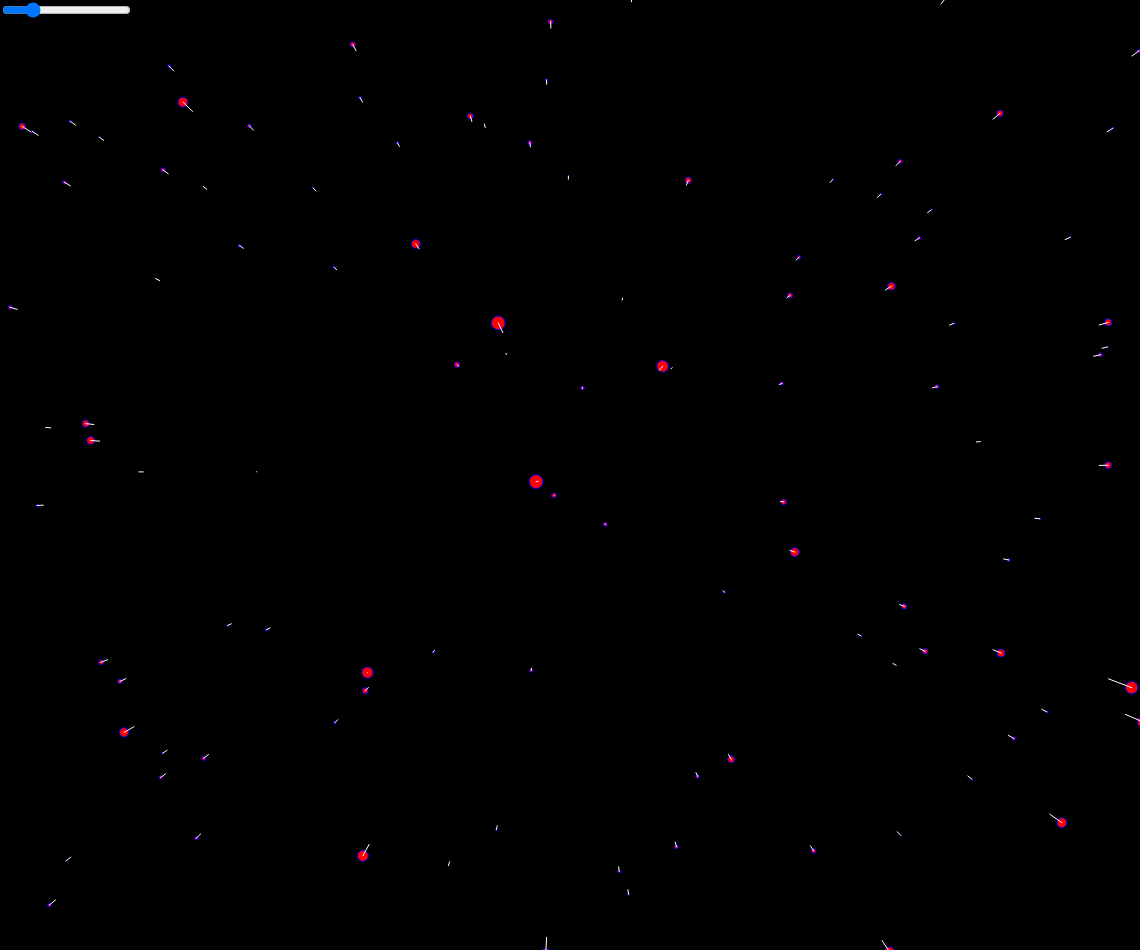
Frame 1 (no input)
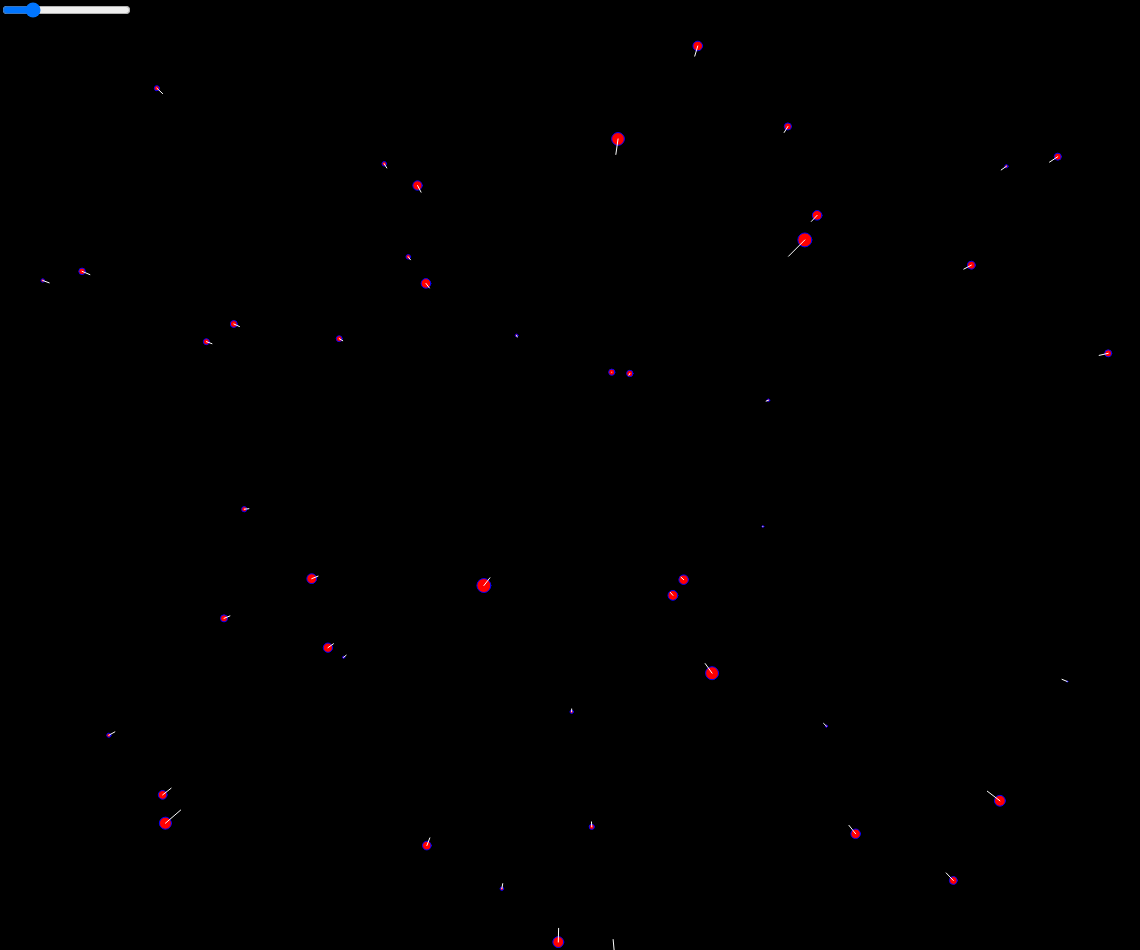
Frame 60 (no input)
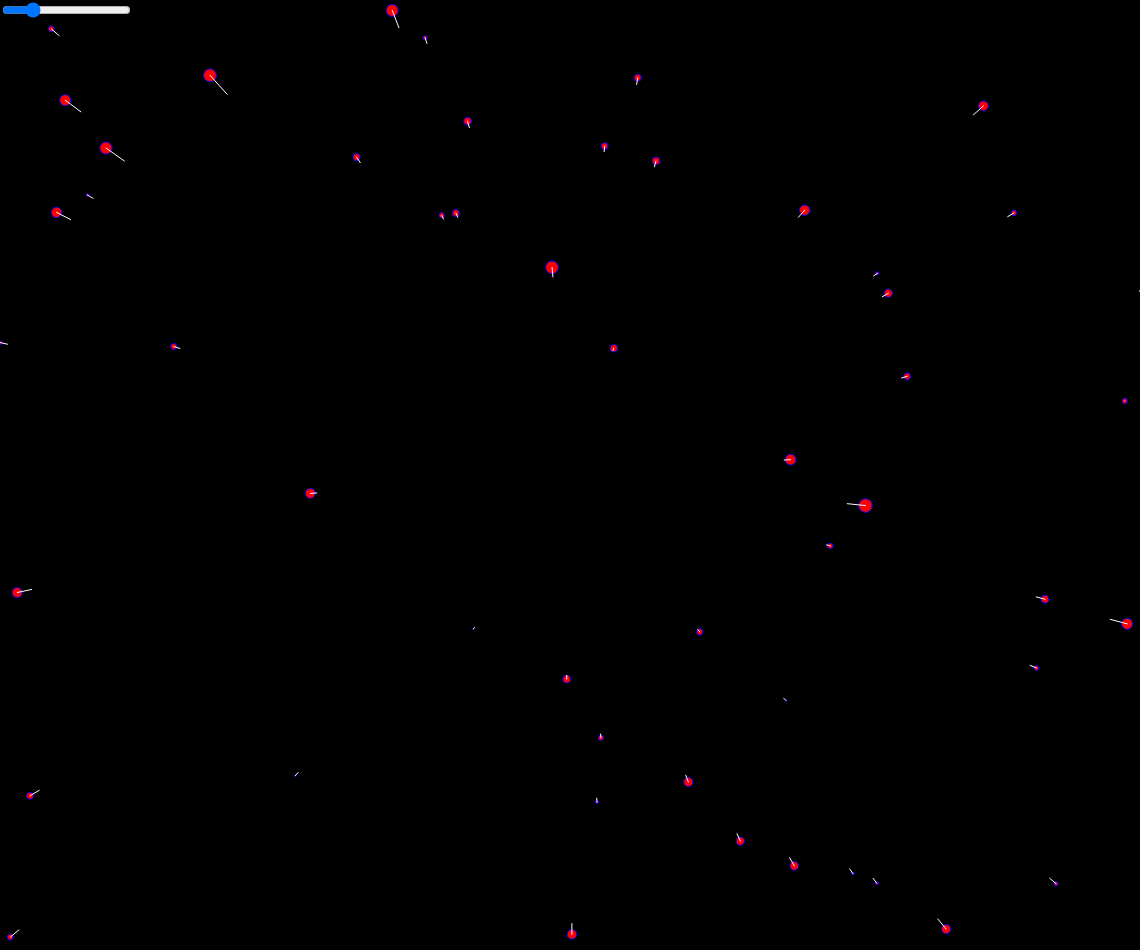
Frame 120 (the mouse pressed at the canvas centre since frame 60)

The p5.js sketch that drew these frames (run headless with seeded random() and noise() and a simulated clock; from frame 60 on, the mouse is pressed at the canvas centre):

// p5.js sketch
// ── sketch.js
let canv;
let stars = [];
let speedSlider;

function setup()
{
    canv = createCanvas(windowWidth * 0.95, windowHeight * 0.95);
    canv.position(windowWidth/2 - width/2, windowHeight/2 - height/2);

    speedSlider = createSlider(1, 51, 11, 2);
    speedSlider.position(canv.x, canv.y);

    for(let i = 0; i < 250; ++i)
    {
        stars.push(new Star());
    }
}

function draw()
{
    background(0);
    translate(width/2, height/2);

    for(let star of stars)
    {
        star.setSpeed(speedSlider.value());
        star.move();
        star.show();
    }
}
// ── star.js
class Star
{
    constructor()
    {
        this.x = random(-width/2, width/2);
        this.y = random(-height/2, height/2);
        this.z = random(0, width);

        this.oldZ = this.z;
    }

    setSpeed(speed)
    {
        this.speed = speed;
    }

    move()
    {
        this.z -= this.speed;
        if(this.z < 1)
        {
            this.z = random(width);
            this.x = random(-width/2, width/2);
            this.y = random(-height/2, height/2);
            this.oldZ = this.z;
        }
    }

    show()
    {
        let nx = map(this.x / this.z, 0, 1, 0, width);
        let ny = map(this.y / this.z, 0, 1, 0, height);
        let r = map(this.z, 0, width, 16, 0);

        let oldX = map(this.x / this.oldZ, 0, 1, 0, width);
        let oldY = map(this.y / this.oldZ, 0, 1, 0, height);

        this.oldZ = this.z;

        stroke('blue');
        fill('red');
        ellipse(nx, ny, r, r);
        stroke(255);
        line(nx, ny, oldX, oldY);
    }
}
